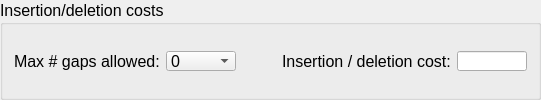
      <widget class="QGroupBox" name="groupBox_10">
       <property name="sizePolicy">
        <sizepolicy hsizetype="Preferred" vsizetype="Fixed">
         <horstretch>0</horstretch>
         <verstretch>0</verstretch>
        </sizepolicy>
       </property>
       <property name="font">
        <font>
         <pointsize>12</pointsize>
        </font>
       </property>
       <property name="title">
        <string>Insertion/deletion costs</string>
       </property>
       <layout class="QGridLayout" name="gridLayout_14">
        <item row="0" column="0">
         <layout class="QHBoxLayout" name="horizontalLayout_12">
          <item>
           <widget class="QLabel" name="label_25">
            <property name="sizePolicy">
             <sizepolicy hsizetype="Preferred" vsizetype="Fixed">
              <horstretch>0</horstretch>
              <verstretch>0</verstretch>
             </sizepolicy>
            </property>
            <property name="minimumSize">
             <size>
              <width>0</width>
              <height>20</height>
             </size>
            </property>
            <property name="maximumSize">
             <size>
              <width>16777215</width>
              <height>20</height>
             </size>
            </property>
            <property name="font">
             <font>
              <pointsize>12</pointsize>
             </font>
            </property>
            <property name="text">
             <string>Max # gaps allowed:</string>
            </property>
           </widget>
          </item>
          <item>
           <widget class="QComboBox" name="comboBox_maxGap">
            <property name="sizePolicy">
             <sizepolicy hsizetype="Fixed" vsizetype="Fixed">
              <horstretch>0</horstretch>
              <verstretch>0</verstretch>
             </sizepolicy>
            </property>
            <property name="minimumSize">
             <size>
              <width>70</width>
              <height>20</height>
             </size>
            </property>
            <property name="maximumSize">
             <size>
              <width>70</width>
              <height>20</height>
             </size>
            </property>
            <item>
             <property name="text">
              <string>0</string>
             </property>
            </item>
            <item>
             <property name="text">
              <string>1</string>
             </property>
            </item>
            <item>
             <property name="text">
              <string>2</string>
             </property>
            </item>
            <item>
             <property name="text">
              <string>3</string>
             </property>
            </item>
           </widget>
          </item>
          <item>
           <spacer name="horizontalSpacer_2">
            <property name="orientation">
             <enum>Qt::Horizontal</enum>
            </property>
            <property name="sizeHint" stdset="0">
             <size>
              <width>40</width>
              <height>20</height>
             </size>
            </property>
           </spacer>
          </item>
          <item>
           <widget class="QLabel" name="label_26">
            <property name="sizePolicy">
             <sizepolicy hsizetype="Preferred" vsizetype="Fixed">
              <horstretch>0</horstretch>
              <verstretch>0</verstretch>
             </sizepolicy>
            </property>
            <property name="minimumSize">
             <size>
              <width>0</width>
              <height>20</height>
             </size>
            </property>
            <property name="maximumSize">
             <size>
              <width>16777215</width>
              <height>20</height>
             </size>
            </property>
            <property name="text">
             <string>Insertion / deletion cost:</string>
            </property>
           </widget>
          </item>
          <item>
           <widget class="QLineEdit" name="lineEdit_cost">
            <property name="sizePolicy">
             <sizepolicy hsizetype="Fixed" vsizetype="Fixed">
              <horstretch>0</horstretch>
              <verstretch>0</verstretch>
             </sizepolicy>
            </property>
            <property name="minimumSize">
             <size>
              <width>70</width>
              <height>20</height>
             </size>
            </property>
            <property name="maximumSize">
             <size>
              <width>70</width>
              <height>20</height>
             </size>
            </property>
           </widget>
          </item>
         </layout>
        </item>
       </layout>
      </widget>
